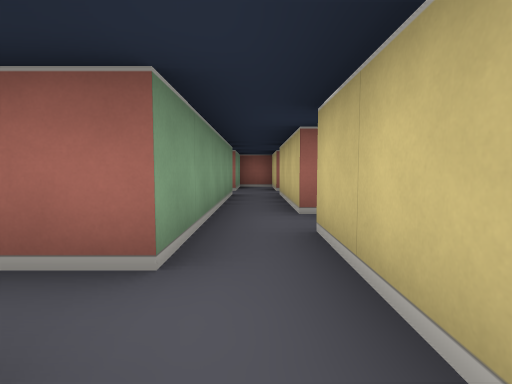
view 1 (above)

16 first-person views from a walk through a cub3D level. The camera is about half as high as the walls, tilts 4° down and sees 80° across. The floor is counted in squares. Each view is taken from the middle of a square. On the plan, view 1 faces up. The plan holds only what a view shows up to about 9 squares ahead; the rest is blank.

view 2
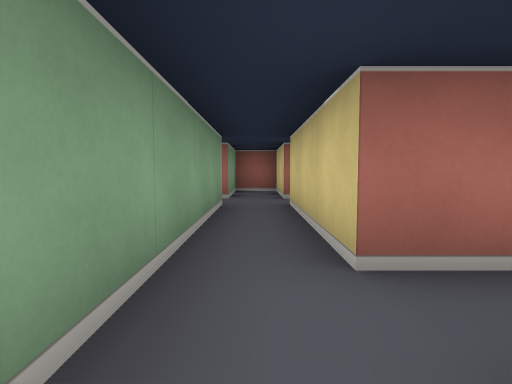

view 3
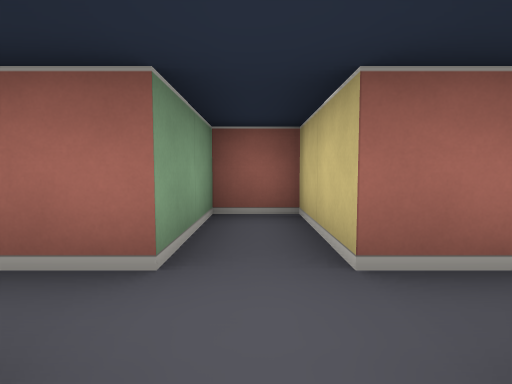

view 4
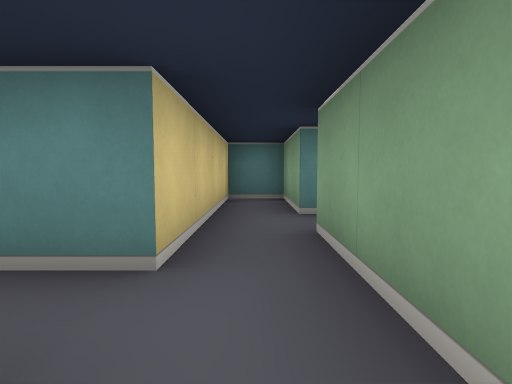

view 5
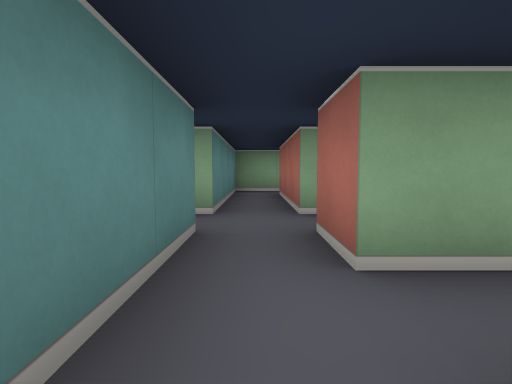

view 6
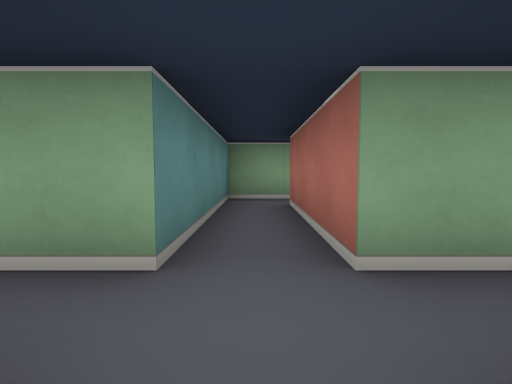

view 7
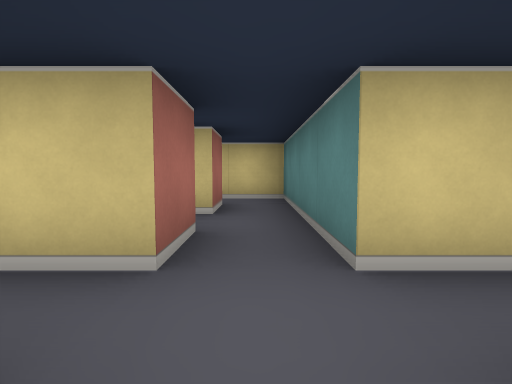

view 8
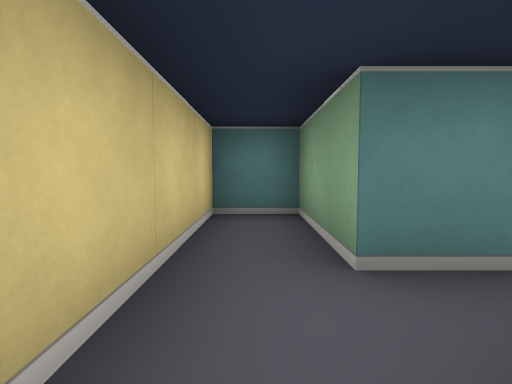

view 9
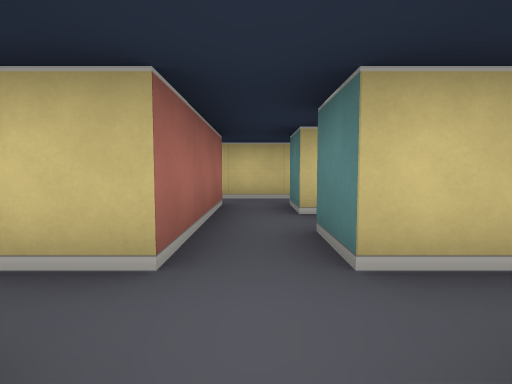

view 10
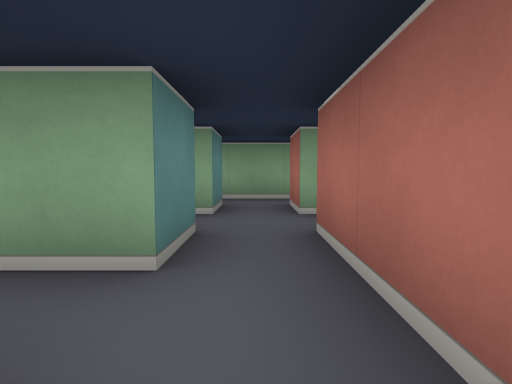

view 11
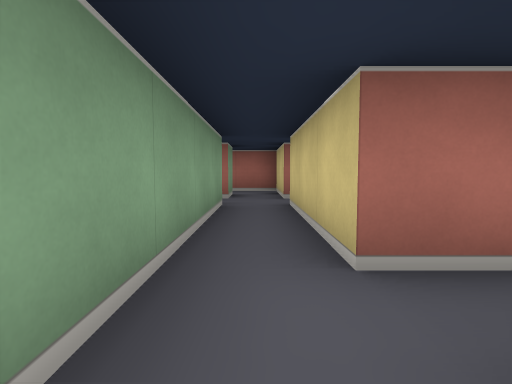

view 12
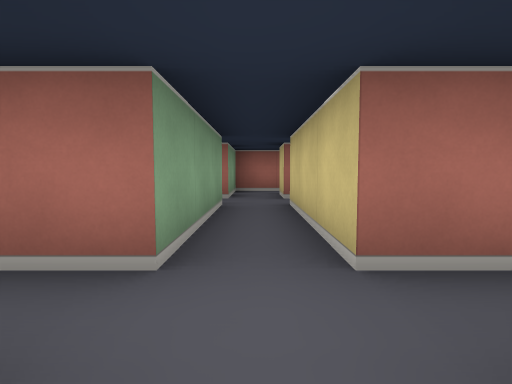

view 13
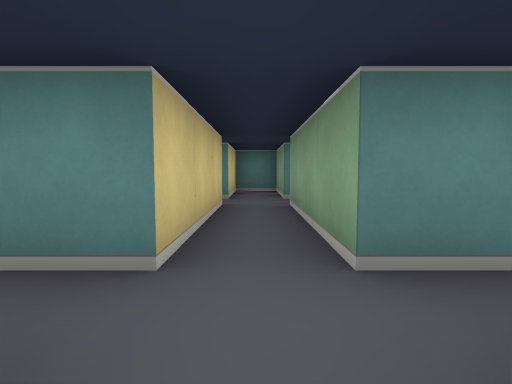

view 14
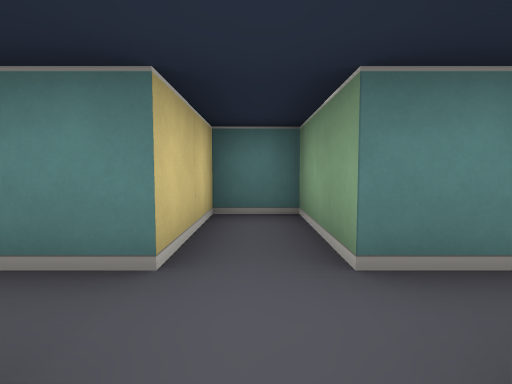

view 15
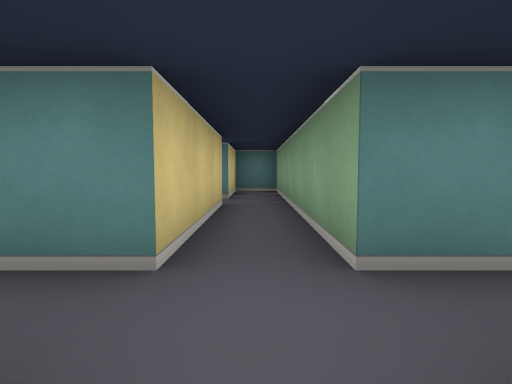

view 16
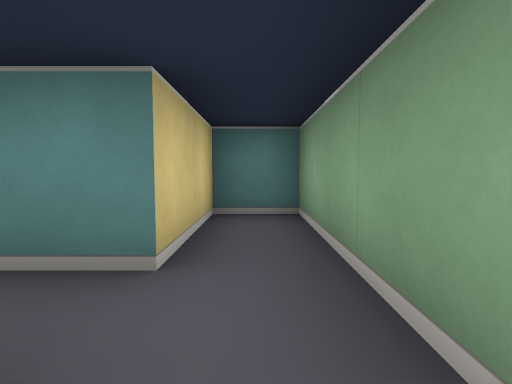

### Floor plan
Points are (right, up) in squares from view 1. A wall is a line through its corners. A room is listed if a view was taken in it or the views show most of it. See-through windows are left out.
Room 1 (views 1, 2, 8, 10)
walls: (-1.5, 0.5) (-0.5, 0.5) (-0.5, -1.5) (0.5, -1.5) (0.5, 2.5); (-0.5, 2.5) (-0.5, 1.5) (-1.5, 1.5)
ways out: opening at (0, 2) to room 2; opening at (-1, 1) to room 9
Room 2 (views 3, 4, 7)
walls: (0.5, 7.5) (0.5, 9.5) (-0.5, 9.5) (-0.5, 7.5) (-3.5, 7.5); (-4.5, 7.6) (-4.5, 6.5) (-0.5, 6.5) (-0.5, 2.5); (0.5, 3.5) (0.5, 6.5)
ways out: opening at (0, 2) to room 1; opening at (1, 7) to room 4; opening at (-4, 8); opening at (1, 3)
Room 3 (view 5)
walls: (3.5, 7.5) (2.5, 7.5); (2.5, 6.5) (4.5, 6.5) (4.5, 7.6)
ways out: opening at (3, 7) to room 4
Room 4 (view 6)
walls: (1.5, 8.4) (1.5, 7.5) (0.5, 7.5); (0.5, 6.5) (2.5, 6.5)
ways out: opening at (1, 7) to room 2; opening at (3, 7) to room 3
Room 5 (views 9, 12, 14)
walls: (-3.5, -2.5) (-3.5, 0.5); (-5.4, -3.5) (-4.5, -3.5) (-4.5, -5.5) (-3.5, -5.5) (-3.5, -3.5); (-5.5, 0.5) (-4.5, 0.5) (-4.5, -2.5) (-5.4, -2.5); (-4.5, 1.5) (-5.5, 1.5)
ways out: opening at (-5, 1) to room 6; opening at (-4, 2) to room 7; opening at (-3, 1) to room 9; opening at (-3, -3)
Room 6 (views 11, 16)
walls: (-5.5, 1.5) (-5.5, 4.5) (-4.6, 4.5); (-7.4, 4.5) (-6.5, 4.5) (-6.5, -1.5) (-5.5, -1.5) (-5.5, 0.5)
ways out: opening at (-5, 1) to room 5; opening at (-6, 6) to room 8; opening at (-7, 5)
Room 7 (view 13)
walls: (-3.4, 3.5) (-4.5, 3.5) (-4.5, 1.5); (-3.5, 1.5) (-3.5, 2.4)
ways out: opening at (-4, 2) to room 5
Room 8 (view 15)
walls: (-6.5, 6.5) (-6.5, 5.5); (-5.5, 5.5) (-5.5, 7.5) (-6.6, 7.5)
ways out: opening at (-6, 6) to room 6
Room 9 (no view inside)
walls: (-3.5, 0.5) (-2.5, 0.5) (-2.5, -0.4); (-1.5, 1.5) (-3.5, 1.5)
ways out: opening at (-1, 1) to room 1; opening at (-3, 1) to room 5

Positions as (right, up) in squares from view 1, and headings:
1: (0, 0), facing up
2: (0, 2), facing up
3: (0, 6), facing up
4: (0, 4), facing down
5: (3, 7), facing left
6: (1, 7), facing left
7: (-1, 7), facing right
8: (0, 2), facing down
9: (-5, 1), facing right
10: (-1, 1), facing left
11: (-6, 0), facing up
12: (-4, -4), facing up
13: (-4, 2), facing down
14: (-4, -2), facing down
15: (-6, 6), facing down
16: (-6, 2), facing down
